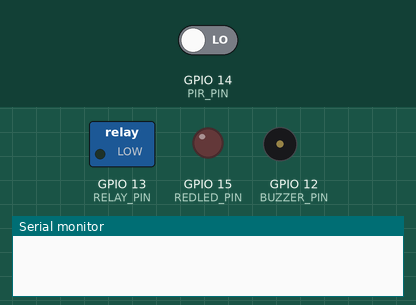
Simulated run of this sketch. Board: ESP32. Parts: switched loads named in the sketch (green lamp = pin HIGH), output pins drawn as LEDs (lit = HIGH), buzzer (waves = sounding, pin HIGH), the last lines printed to the serial monitor. Inputs (shaded band) come from the test bench; at power-on: GPIO 14 (PIR_PIN) LOW. The camera gives no picture.

Above: at 0.0 s.
At 1.5 s:
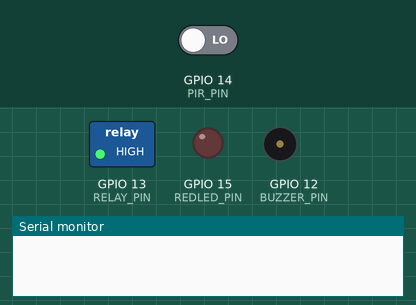
1.6 s: GPIO 14 (PIR_PIN) driven HIGH
6.1 s: GPIO 14 (PIR_PIN) driven LOW
At 6.7 s:
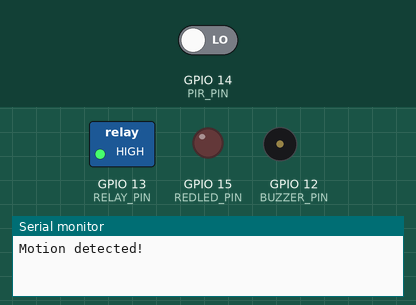
Timing chart, 0 to 9.1 s (numbered marks = the images above; inputs shaded):
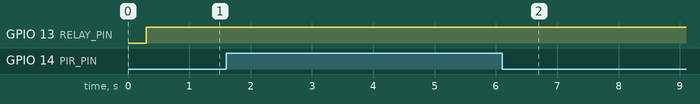

Measured:
- after the input at 6.1 s, GPIO 13 (RELAY_PIN): stays HIGH (without the input it goes to LOW after 0.50 s); GPIO 15 (REDLED_PIN), GPIO 12 (BUZZER_PIN): stays LOW (without the input it goes to HIGH after 0.50 s)

The sketch:

security_system.ino
```cpp
#include <WiFi.h>
#include <Wire.h>
#include "esp_camera.h"

#define PIR_PIN 14
#define BUZZER_PIN 12
#define RELAY_PIN 13
#define REDLED_PIN 15

#define PWDN_GPIO_NUM    32
#define RESET_GPIO_NUM   -1
#define XCLK_GPIO_NUM    0
#define SIOD_GPIO_NUM    26
#define SIOC_GPIO_NUM    27
#define Y9_GPIO_NUM      35
#define Y8_GPIO_NUM      34
#define Y7_GPIO_NUM      39
#define Y6_GPIO_NUM      36
#define Y5_GPIO_NUM      21
#define Y4_GPIO_NUM      19
#define Y3_GPIO_NUM      18
#define Y2_GPIO_NUM      5
#define VSYNC_GPIO_NUM   25
#define HREF_GPIO_NUM    23
#define PCLK_GPIO_NUM    22

unsigned long motionDetectedTime = 0;
bool motionDetected = false;

void setup() {
  pinMode(PIR_PIN, INPUT);
  pinMode(BUZZER_PIN, OUTPUT);
  pinMode(RELAY_PIN, OUTPUT);
  pinMode(REDLED_PIN, OUTPUT);
  digitalWrite(BUZZER_PIN, LOW);
  digitalWrite(RELAY_PIN, LOW);
  Serial.begin(115200);

  // Configure camera
  camera_config_t config;
  config.ledc_channel = LEDC_CHANNEL_0;
  config.ledc_timer = LEDC_TIMER_0;
  config.pin_d0 = Y2_GPIO_NUM;
  config.pin_d1 = Y3_GPIO_NUM;
  config.pin_d2 = Y4_GPIO_NUM;
  config.pin_d3 = Y5_GPIO_NUM;
  config.pin_d4 = Y6_GPIO_NUM;
  config.pin_d5 = Y7_GPIO_NUM;
  config.pin_d6 = Y8_GPIO_NUM;
  config.pin_d7 = Y9_GPIO_NUM;
  config.pin_xclk = XCLK_GPIO_NUM;
  config.pin_pclk = PCLK_GPIO_NUM;
  config.pin_vsync = VSYNC_GPIO_NUM;
  config.pin_href = HREF_GPIO_NUM;
  config.pin_sscb_sda = SIOD_GPIO_NUM;
  config.pin_sscb_scl = SIOC_GPIO_NUM;
  config.pin_pwdn = PWDN_GPIO_NUM;
  config.pin_reset = RESET_GPIO_NUM;
  config.xclk_freq_hz = 20000000;
  config.pixel_format = PIXFORMAT_JPEG;

  // Init camera with selected configuration
  esp_err_t err = esp_camera_init(&config);
  if (err != ESP_OK) {
    Serial.printf("Camera init failed with error 0x%x", err);
    return;
  }
}

void loop() {
  if (digitalRead(PIR_PIN) == HIGH) {
    Serial.println("Motion detected!");
    unsigned long motionStartTime = millis();
    while (digitalRead(PIR_PIN) == HIGH) {
      if (millis() - motionStartTime >= 5000) {
        Serial.println("Motion detected for 5 seconds!");
        digitalWrite(BUZZER_PIN, HIGH);
        digitalWrite(RELAY_PIN, LOW);
        digitalWrite(REDLED_PIN, HIGH);


        camera_fb_t *fb = esp_camera_fb_get();
        if (!fb) {
          Serial.println("Failed to capture image");
          return;
        }
        esp_camera_fb_return(fb);
        break;
      }
      delay(100);
    }
  } else {
    digitalWrite(BUZZER_PIN, LOW);
    digitalWrite(RELAY_PIN, HIGH);
    digitalWrite(REDLED_PIN, LOW);
    delay(100);
  }
}
```
